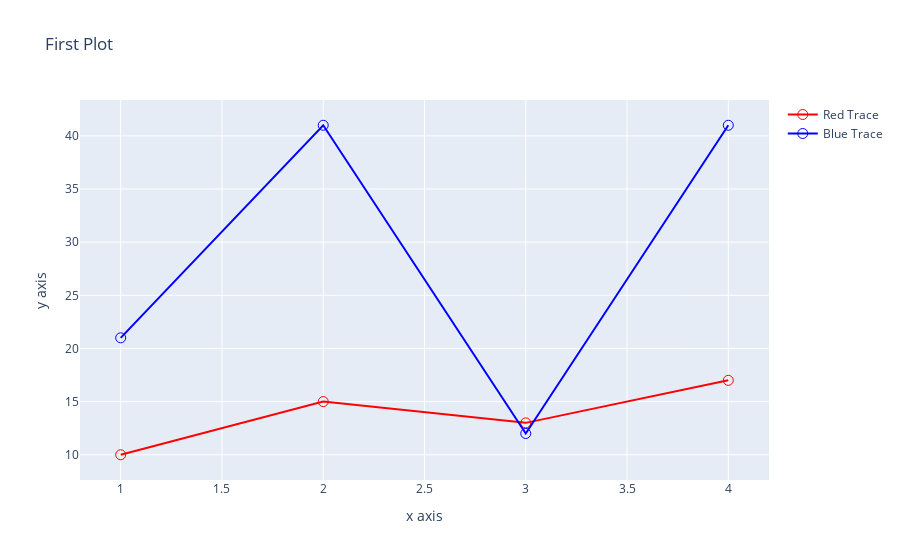

This figure's notebook cell:
### Markdown cell above
# Самостоятельная работа 4

Максимум: 12 баллов. Максимальная оценка: 10 баллов.

Запустите код ниже. Это ваш референс.

### Code cell
import plotly.graph_objects as go

trace0 = go.Scatter(
    x=[1, 2, 3, 4],
    y=[10, 15, 13, 17],
    marker={'color': 'red', 'symbol': 100, 'size': 10}, # аттрибуты маркера - цвет, код символа, размер
    mode = 'lines+markers', # атрибуты графика. Здесь можно задать просто линию или маркеры, например
    text = ['one', 'two', 'three', 'four'], # подписи к точкам
    name = 'Red Trace' # имя в легенде
)

trace1 = go.Scatter(
    x=[1, 2, 3, 4],
    y=[21, 41, 12, 41],
    marker={'color': 'blue', 'symbol': 100, 'size': 10}, # аттрибуты маркера - цвет, код символа, размер
    mode = 'lines+markers', # атрибуты графика. Здесь можно задать просто линию или маркеры, например
    text = ['one', 'two', 'three', 'four'], # подписи к точкам
    name = 'Blue Trace' # имя в легенде
)

our_data = [trace0, trace1]
our_layout = go.Layout(
    title="First Plot", 
    xaxis={'title':'x axis'}, # заголовки шкал
    yaxis={'title':'y axis'})

# после того, как создали отдельно объекты и для data, и для layout, передаем их функции go.Figure()
fig = go.Figure(data=our_data, layout=our_layout)

fig.show()

### Figure 1 — Plotly figure (JSON) as saved in the notebook; plotly's stock layout.template omitted (floating-point values rounded to 4 significant figures)
{"data": [{"marker": {"color": "red", "size": 10, "symbol": 100}, "mode": "lines+markers", "name": "Red Trace", "text": ["one", "two", "three", "four"], "type": "scatter", "x": [1, 2, 3, 4], "y": [10, 15, 13, 17]}, {"marker": {"color": "blue", "size": 10, "symbol": 100}, "mode": "lines+markers", "name": "Blue Trace", "text": ["one", "two", "three", "four"], "type": "scatter", "x": [1, 2, 3, 4], "y": [21, 41, 12, 41]}], "layout": {"autosize": true, "title": {"text": "First Plot"}, "xaxis": {"autorange": true, "range": [0.8065, 4.193], "title": {"text": "x axis"}, "type": "linear"}, "yaxis": {"autorange": true, "range": [7.344, 43.66], "title": {"text": "y axis"}, "type": "linear"}}}
